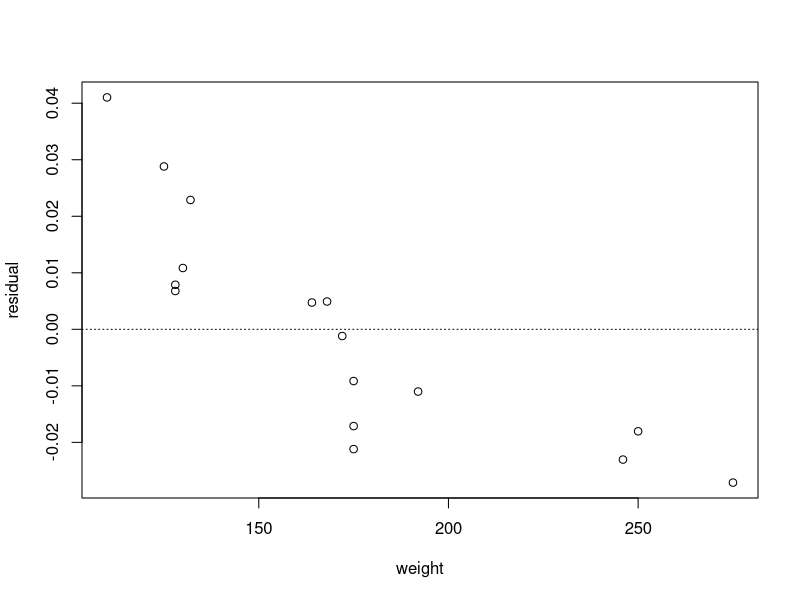

Recreate this plot in R. (Note: this script raises an error after producing the figure.)
## ---- chunk 1
setwd("C:/Users/krgross/Documents/GitHub/st512-course-notes/")
## ---- chunk 2
knitr::opts_chunk$set(fig.width = 5, fig.height = 4.5, fig.align = "center") 
## ---- chunk 3
beer <- read.csv("data/beer2.csv", head = T, stringsAsFactors = T)
head(beer)
## ---- chunk 4
fm1 <- with(beer, lm(BAC ~ beers))
plot(x = beer$weight, y = resid(fm1), xlab = "weight", ylab = "residual")
abline(h = 0, lty = "dotted")
## ---- chunk 5
knitr::include_graphics("images/regression-schematic.png", dpi = 100)
## ---- chunk 6
fm2 <- lm(BAC ~ beers + weight, data = beer)
summary(fm2)
## ---- chunk 7
cheese <- read.table("data/cheese.txt", head = T, stringsAsFactors = T)
pairs(cheese)
## ---- chunk 8
fm1 <- lm(taste ~ Acetic + H2S + Lactic, data = cheese)
summary(fm1)
## ---- chunk 9
slr1 <- lm(taste ~ Acetic, data = cheese)
summary(slr1)

slr2 <- lm(taste ~ H2S, data = cheese)
summary(slr2)

slr3 <- lm(taste ~ Lactic, data = cheese)
summary(slr3)
## ---- chunk 10
qt(.005, df = 13, lower = FALSE)
## ---- chunk 11
new.data <- data.frame(weight = 170, beers = 4)
predict(fm2, newdata = new.data, interval = "prediction")
predict(fm2, newdata = new.data, interval = "confidence")
## ---- chunk 12
fm3 <- lm(BAC ~ beers + weight + gender, data = beer)
summary(fm3)
## ---- chunk 13
contrasts(beer$gender)
## ---- chunk 14
fm1 <- lm(BAC ~ beers + weight + beers:weight, data = beer)
## ---- chunk 15
fm2 <- lm(BAC ~ beers * weight, data = beer)
## ---- chunk 16
summary(fm2)
## ---- chunk 17
beer$beers.c <- beer$beers - mean(beer$beers)
beer$weight.c <- beer$weight - mean(beer$weight)
head(beer)

fm3 <- lm(BAC ~ beers.c * weight.c, data = beer)
summary(fm3)
## ---- chunk 18
fm4 <- lm(BAC ~ beers + weight + gender + beers:gender, data = beer)
summary(fm4)
## ---- chunk 19
cars <- read.table("data/cars.txt", head = T, stringsAsFactors = T)
with(cars, plot(mpghw ~ weight, xlab = "Vehicle weight (lbs)", ylab = "Highway mpg"))
## ---- chunk 20
quad <- lm(mpghw ~ weight + I(weight^2), data = cars)
summary(quad)
## ---- chunk 21
cubic <- lm(mpghw ~ weight + I(weight^2) + I(weight^3), data = cars)
summary(cubic)
## ---- chunk 22
with(cars, plot(mpghw ~ weight, xlab = "Vehicle weight (lbs)", ylab = "Highway mpg"))
  
quad <- with(cars, lm(mpghw ~ weight + I(weight^2)))
quad.coef <- as.vector(coefficients(quad))

quad.fit <- function(x) quad.coef[1] + quad.coef[2] * x + quad.coef[3] * x^2
  
curve(quad.fit, from = min(cars$weight), to = max(cars$weight), add = TRUE, col = "red")
  
plot(x = fitted(quad), y = resid(quad), xlab = "Fitted values", ylab = "Residuals")
abline(h = 0, lty = "dashed")
## ---- chunk 23
fish <- read.table("data/fish-mercury.txt", head = T, stringsAsFactors = T)

with(fish, plot(log(hg) ~ age, xlab = "age (years)", ylab = "log(tissue Hg)", type = "n"))
with(subset(fish, site == "Adger"), points(log(hg) ~ age, pch = "A"))
with(subset(fish, site == "Bennett"), points(log(hg) ~ age, pch = "B"))  
with(subset(fish, site == "Waterville"), points(log(hg) ~ age, pch = "W"))
## ---- chunk 24
contrasts(fish$site)
## ---- chunk 25
full.model <- lm(log(hg) ~ age + site, data = fish)
summary(full.model)
(sse.full <- sum(resid(full.model)^2))
## ---- chunk 26
reduced.model <- lm(log(hg) ~ age, data = fish)
summary(reduced.model)
(sse.reduced <- sum(resid(reduced.model)^2))
## ---- chunk 27
pf(3.997, df1 = 2, df2 = 19, lower = FALSE)
## ---- chunk 28
anova(reduced.model, full.model)
## ---- chunk 29
full.model <- lm(log(hg) ~ age + site, data = fish)
summary(full.model)
## ---- chunk 30
fm0 <- lm(taste ~ 1, data = cheese)  # the initial model y = b0 + eps
step(fm0, taste ~ Acetic + H2S + Lactic, data = cheese)  
## ---- chunk 31
puromycin <- read.table("data/puromycin.txt", head = T, stringsAsFactors = T)
with(puromycin, plot(velocity ~ conc, xlab = "concentration", ylab = "velocity"))
## ---- chunk 32
fm1 <- nls(velocity ~ theta1 * conc / (theta2 + conc), data = puromycin, 
             start = list(theta1 = 200, theta2 = 0.1))
summary(fm1)
## ---- chunk 33
xvals <- seq(from = min(puromycin$conc), to = max(puromycin$conc), length = 100)
with(puromycin, plot(velocity ~ conc, xlab = "concentration", ylab = "velocity"))
lines(xvals, predict(fm1, newdata = data.frame(conc = xvals)), col = "red")
## ---- chunk 34
quad <- lm(velocity ~ conc + I(conc^2), data = puromycin)
cubic <- lm(velocity ~ conc + I(conc^2) + I(conc^3), data = puromycin)

quad.coef <- as.vector(coefficients(quad))
quad.fit <- function(x) quad.coef[1] + quad.coef[2] * x + quad.coef[3] * x^2

cubic.coef <- as.vector(coefficients(cubic))
cubic.fit <- function(x) cubic.coef[1] + cubic.coef[2] * x + cubic.coef[3] * x^2 + cubic.coef[4] * x^3
  
with(puromycin, plot(velocity ~ conc, xlab = "concentration", ylab = "velocity", ylim = c(min(velocity), 230)))
curve(quad.fit, from = min(puromycin$conc), to = max(puromycin$conc), add = TRUE, col = "blue")
curve(cubic.fit, from = min(puromycin$conc), to = max(puromycin$conc), add = TRUE, col = "forestgreen")
  
legend(x = 0.6, y = 100, legend = c("quadratic", "cubic"), col = c("blue", "darkgreen"), lty = "solid", bty = "n")
## ---- chunk 35
fm1 <- lm(BAC ~ weight + beers, data = beer)
fm1.diagnostics <- lm.influence(fm1)
lev <- fm1.diagnostics$hat
## ---- chunk 36
head(cbind(beer, lev))
## ---- chunk 37
library(MASS)
stdres(fm1)
## ---- chunk 38
plot(fm1)
